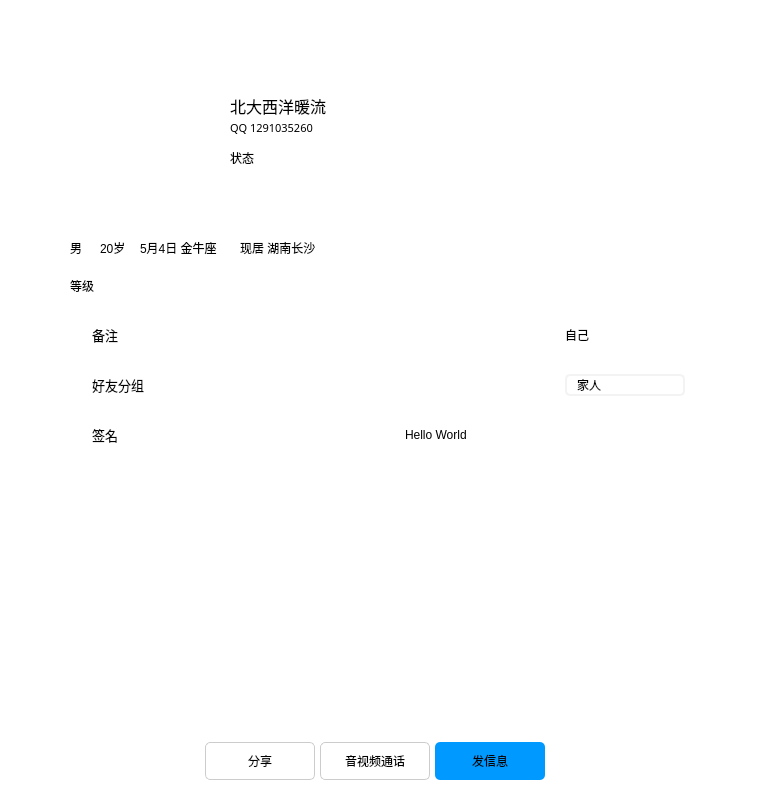
      <widget class="QWidget" name="FriendCard">
       <property name="styleSheet">
        <string notr="true">background-color: rgb(255, 255, 255);</string>
       </property>
       <widget class="QWidget" name="FriendCard_1" native="true">
        <property name="geometry">
         <rect>
          <x>0</x>
          <y>0</y>
          <width>755</width>
          <height>310</height>
         </rect>
        </property>
        <property name="minimumSize">
         <size>
          <width>755</width>
          <height>310</height>
         </size>
        </property>
        <property name="maximumSize">
         <size>
          <width>755</width>
          <height>310</height>
         </size>
        </property>
        <layout class="QVBoxLayout" name="verticalLayout_5">
         <property name="spacing">
          <number>0</number>
         </property>
         <property name="leftMargin">
          <number>0</number>
         </property>
         <property name="topMargin">
          <number>0</number>
         </property>
         <property name="rightMargin">
          <number>0</number>
         </property>
         <property name="bottomMargin">
          <number>0</number>
         </property>
         <item>
          <widget class="QWidget" name="FriendCard_1_1" native="true">
           <property name="minimumSize">
            <size>
             <width>755</width>
             <height>230</height>
            </size>
           </property>
           <property name="maximumSize">
            <size>
             <width>755</width>
             <height>230</height>
            </size>
           </property>
           <widget class="RoundLabel" name="FriendCard_Head">
            <property name="geometry">
             <rect>
              <x>80</x>
              <y>80</y>
              <width>125</width>
              <height>125</height>
             </rect>
            </property>
            <property name="minimumSize">
             <size>
              <width>125</width>
              <height>125</height>
             </size>
            </property>
            <property name="maximumSize">
             <size>
              <width>125</width>
              <height>125</height>
             </size>
            </property>
            <property name="text">
             <string/>
            </property>
            <property name="pixmap">
             <pixmap resource="../IMClient.qrc">:/res/head/head1.jpg</pixmap>
            </property>
            <property name="scaledContents">
             <bool>true</bool>
            </property>
           </widget>
           <widget class="QLabel" name="FriendCard_Name">
            <property name="geometry">
             <rect>
              <x>230</x>
              <y>90</y>
              <width>151</width>
              <height>31</height>
             </rect>
            </property>
            <property name="font">
             <font>
              <pointsize>12</pointsize>
             </font>
            </property>
            <property name="text">
             <string>北大西洋暖流</string>
            </property>
           </widget>
           <widget class="QLabel" name="FriendCard_Id">
            <property name="geometry">
             <rect>
              <x>230</x>
              <y>120</y>
              <width>101</width>
              <height>16</height>
             </rect>
            </property>
            <property name="font">
             <font>
              <family>新宋体</family>
              <pointsize>8</pointsize>
             </font>
            </property>
            <property name="text">
             <string>QQ 1291035260</string>
            </property>
           </widget>
           <widget class="QLabel" name="FriendCard_Status">
            <property name="geometry">
             <rect>
              <x>230</x>
              <y>150</y>
              <width>54</width>
              <height>16</height>
             </rect>
            </property>
            <property name="text">
             <string>状态</string>
            </property>
           </widget>
          </widget>
         </item>
         <item>
          <widget class="QWidget" name="FriendCard_1_2" native="true">
           <property name="minimumSize">
            <size>
             <width>755</width>
             <height>80</height>
            </size>
           </property>
           <property name="maximumSize">
            <size>
             <width>755</width>
             <height>80</height>
            </size>
           </property>
           <widget class="QLabel" name="FriendCard_Sex">
            <property name="geometry">
             <rect>
              <x>70</x>
              <y>10</y>
              <width>21</width>
              <height>16</height>
             </rect>
            </property>
            <property name="text">
             <string>男</string>
            </property>
           </widget>
           <widget class="QLabel" name="FriendCard_Age">
            <property name="geometry">
             <rect>
              <x>100</x>
              <y>10</y>
              <width>31</width>
              <height>16</height>
             </rect>
            </property>
            <property name="styleSheet">
             <string notr="true">border-right-color: rgb(177, 255, 144);</string>
            </property>
            <property name="text">
             <string>20岁</string>
            </property>
           </widget>
           <widget class="QLabel" name="FriendCard_Birthday">
            <property name="geometry">
             <rect>
              <x>140</x>
              <y>10</y>
              <width>81</width>
              <height>16</height>
             </rect>
            </property>
            <property name="text">
             <string>5月4日 金牛座</string>
            </property>
           </widget>
           <widget class="QLabel" name="FriendCard_Address">
            <property name="geometry">
             <rect>
              <x>240</x>
              <y>10</y>
              <width>121</width>
              <height>16</height>
             </rect>
            </property>
            <property name="text">
             <string>现居 湖南长沙</string>
            </property>
           </widget>
           <widget class="QLabel" name="FriendCard_Grade">
            <property name="geometry">
             <rect>
              <x>70</x>
              <y>40</y>
              <width>251</width>
              <height>31</height>
             </rect>
            </property>
            <property name="text">
             <string>等级</string>
            </property>
           </widget>
          </widget>
         </item>
        </layout>
       </widget>
       <widget class="QWidget" name="FriendCard_2" native="true">
        <property name="geometry">
         <rect>
          <x>0</x>
          <y>310</y>
          <width>755</width>
          <height>410</height>
         </rect>
        </property>
        <property name="minimumSize">
         <size>
          <width>755</width>
          <height>410</height>
         </size>
        </property>
        <property name="maximumSize">
         <size>
          <width>755</width>
          <height>410</height>
         </size>
        </property>
        <widget class="QWidget" name="FriendCard_RemarkWidget" native="true">
         <property name="geometry">
          <rect>
           <x>70</x>
           <y>0</y>
           <width>615</width>
           <height>50</height>
          </rect>
         </property>
         <property name="minimumSize">
          <size>
           <width>615</width>
           <height>50</height>
          </size>
         </property>
         <property name="maximumSize">
          <size>
           <width>615</width>
           <height>50</height>
          </size>
         </property>
         <layout class="QHBoxLayout" name="horizontalLayout">
          <item>
           <widget class="QLabel" name="FriendCard_RemarkIcon">
            <property name="minimumSize">
             <size>
              <width>16</width>
              <height>16</height>
             </size>
            </property>
            <property name="maximumSize">
             <size>
              <width>16</width>
              <height>16</height>
             </size>
            </property>
            <property name="text">
             <string/>
            </property>
            <property name="pixmap">
             <pixmap resource="../IMClient.qrc">:/res/bubble/ico/editor.svg</pixmap>
            </property>
            <property name="scaledContents">
             <bool>true</bool>
            </property>
           </widget>
          </item>
          <item>
           <widget class="QLabel" name="FriendCard_RemarkLab">
            <property name="font">
             <font>
              <pointsize>10</pointsize>
             </font>
            </property>
            <property name="text">
             <string>备注</string>
            </property>
           </widget>
          </item>
          <item>
           <widget class="QLabel" name="FriendCard_RemarkText">
            <property name="minimumSize">
             <size>
              <width>120</width>
              <height>0</height>
             </size>
            </property>
            <property name="maximumSize">
             <size>
              <width>120</width>
              <height>16777215</height>
             </size>
            </property>
            <property name="text">
             <string>自己</string>
            </property>
           </widget>
          </item>
         </layout>
        </widget>
        <widget class="QWidget" name="FriendCard_PacketWidget" native="true">
         <property name="geometry">
          <rect>
           <x>70</x>
           <y>50</y>
           <width>615</width>
           <height>50</height>
          </rect>
         </property>
         <property name="minimumSize">
          <size>
           <width>615</width>
           <height>50</height>
          </size>
         </property>
         <property name="maximumSize">
          <size>
           <width>615</width>
           <height>50</height>
          </size>
         </property>
         <layout class="QHBoxLayout" name="horizontalLayout_2">
          <item>
           <widget class="QLabel" name="FriendCard_PacketIcon">
            <property name="minimumSize">
             <size>
              <width>16</width>
              <height>16</height>
             </size>
            </property>
            <property name="maximumSize">
             <size>
              <width>16</width>
              <height>16</height>
             </size>
            </property>
            <property name="text">
             <string/>
            </property>
            <property name="pixmap">
             <pixmap resource="../IMClient.qrc">:/res/QQIcon/friendNormal.png</pixmap>
            </property>
            <property name="scaledContents">
             <bool>true</bool>
            </property>
           </widget>
          </item>
          <item>
           <widget class="QLabel" name="FriendCard_PacketLab">
            <property name="font">
             <font>
              <pointsize>10</pointsize>
             </font>
            </property>
            <property name="text">
             <string>好友分组</string>
            </property>
           </widget>
          </item>
          <item>
           <widget class="QComboBox" name="FriendCard_PacketText">
            <property name="minimumSize">
             <size>
              <width>0</width>
              <height>0</height>
             </size>
            </property>
            <property name="maximumSize">
             <size>
              <width>120</width>
              <height>16777215</height>
             </size>
            </property>
            <property name="styleSheet">
             <string notr="true">QComboBox {
    border: 1px solid #ccc; /* 边框样式，可根据需要调整 */
    border-radius: 5px;    /* 设置边框的圆角半径 */
}

/*QCombobox主体*/
QComboBox {
    border: 2px solid #f3f3f3;/*设置线宽*/
	/*background-color: rgb(237, 242, 255);背景颜色*/
    /*border-radius: 15px;圆角*/
    padding: 1px 2px 1px 2px;  /*针对于组合框中的文本内容*/
	text-align:bottom;
    /*min-height: 5em;*/

	border-style:solid;/*边框为实线型*/
	/*border-width:2px;边框宽度*/
	/*border-color:rgb(77, 123, 255);边框颜色*/

	padding-left: 10px;/*左侧边距*/
}
/*QCombobox右侧按钮*/
QComboBox::drop-down {
    subcontrol-origin: padding;
    subcontrol-position: top right;/*放于右方顶部*/

    border-top-right-radius: 3px;/*设置边框圆角*/
    border-bottom-right-radius: 3px;
/*padding-right: 50px;*/
}
/*QCombobox右侧按钮的箭头图标*/
QComboBox::down-arrow {
	border-image: url(:/res/icon/xiala.png);/*自定义图片填充*/
	width: 10px;/*设置该图标的宽高*/
	height: 10px;
}


/* 下拉后，整个下拉窗体样式 */
QComboBox QAbstractItemView {
    border: 2px solid #f3f3f3;/*边框宽度、线形、颜色*/
	background-color: rgba(237, 242, 255, 1);/*背景颜色*/
    border-radius: 15px;/*圆角*/
    padding: 1px 2px 1px 2px;  /*针对于组合框中的文本内容*/
    min-width: 9em;   /*# 组合框的最小宽度*/
}

/* 下拉后，整个下拉窗体每项的样式 */
QComboBox QAbstractItemView::item {
	border-radius: 15px;/*圆角*/
    height: 30px;   /* 项的高度（设置pComboBox-&gt;setView(new QListView());后，该项才起作用） */
	background-color: rgb(237, 242, 255);

}

/*以下部分不知为何不生效，有待调试*/
/* 下拉后，整个下拉窗体越过每项的样式 */
QComboBox QAbstractItemView::item:hover {
    color: #FFFFF0;
       /* 整个下拉窗体越过每项的背景色 */
	background-color: rgb(98, 0, 255);
}

/* 下拉后，整个下拉窗体被选择的每项的样式 */
QComboBox QAbstractItemView::item:selected {
    color: #FFFFF0;
	background-color: rgb(0, 85, 200);
}</string>
            </property>
            <item>
             <property name="text">
              <string>家人</string>
             </property>
            </item>
            <item>
             <property name="text">
              <string>朋友</string>
             </property>
            </item>
            <item>
             <property name="text">
              <string>同学</string>
             </property>
            </item>
            <item>
             <property name="text">
              <string>老师</string>
             </property>
            </item>
           </widget>
          </item>
         </layout>
        </widget>
        <widget class="QWidget" name="FriendCard_SignatureWidget" native="true">
         <property name="geometry">
          <rect>
           <x>70</x>
           <y>100</y>
           <width>615</width>
           <height>50</height>
          </rect>
         </property>
         <property name="minimumSize">
          <size>
           <width>615</width>
           <height>50</height>
          </size>
         </property>
         <property name="maximumSize">
          <size>
           <width>615</width>
           <height>50</height>
          </size>
         </property>
         <layout class="QHBoxLayout" name="horizontalLayout_3">
          <item>
           <widget class="QLabel" name="FriendCard_SignatureIcon">
            <property name="minimumSize">
             <size>
              <width>16</width>
              <height>16</height>
             </size>
            </property>
            <property name="maximumSize">
             <size>
              <width>16</width>
              <height>16</height>
             </size>
            </property>
            <property name="text">
             <string/>
            </property>
            <property name="pixmap">
             <pixmap resource="../IMClient.qrc">:/res/icon/pen.png</pixmap>
            </property>
            <property name="scaledContents">
             <bool>true</bool>
            </property>
           </widget>
          </item>
          <item>
           <widget class="QLabel" name="FriendCard_SignatureLab">
            <property name="font">
             <font>
              <pointsize>10</pointsize>
             </font>
            </property>
            <property name="text">
             <string>签名</string>
            </property>
           </widget>
          </item>
          <item>
           <widget class="QLabel" name="FriendCard_SignatureText">
            <property name="minimumSize">
             <size>
              <width>280</width>
              <height>0</height>
             </size>
            </property>
            <property name="maximumSize">
             <size>
              <width>280</width>
              <height>16777215</height>
             </size>
            </property>
            <property name="text">
             <string>Hello World</string>
            </property>
           </widget>
          </item>
         </layout>
        </widget>
       </widget>
       <widget class="QWidget" name="FriendCard_3" native="true">
        <property name="geometry">
         <rect>
          <x>0</x>
          <y>720</y>
          <width>755</width>
          <height>80</height>
         </rect>
        </property>
        <property name="minimumSize">
         <size>
          <width>755</width>
          <height>80</height>
         </size>
        </property>
        <property name="maximumSize">
         <size>
          <width>755</width>
          <height>80</height>
         </size>
        </property>
        <widget class="QWidget" name="FriendCard_BtnWidget" native="true">
         <property name="geometry">
          <rect>
           <x>200</x>
           <y>20</y>
           <width>350</width>
           <height>42</height>
          </rect>
         </property>
         <property name="minimumSize">
          <size>
           <width>350</width>
           <height>42</height>
          </size>
         </property>
         <property name="maximumSize">
          <size>
           <width>350</width>
           <height>42</height>
          </size>
         </property>
         <layout class="QHBoxLayout" name="horizontalLayout_4">
          <property name="spacing">
           <number>0</number>
          </property>
          <property name="leftMargin">
           <number>0</number>
          </property>
          <property name="topMargin">
           <number>2</number>
          </property>
          <property name="rightMargin">
           <number>0</number>
          </property>
          <property name="bottomMargin">
           <number>2</number>
          </property>
          <item>
           <widget class="QPushButton" name="FriendCard_SharedBtn">
            <property name="minimumSize">
             <size>
              <width>110</width>
              <height>38</height>
             </size>
            </property>
            <property name="maximumSize">
             <size>
              <width>110</width>
              <height>38</height>
             </size>
            </property>
            <property name="styleSheet">
             <string notr="true">border-radius: 5px;
border: 1px solid red;
border-color: rgb(204, 204, 204);
</string>
            </property>
            <property name="text">
             <string>分享</string>
            </property>
           </widget>
          </item>
          <item>
           <widget class="QPushButton" name="FriendCard_CallBtn">
            <property name="minimumSize">
             <size>
              <width>110</width>
              <height>38</height>
             </size>
            </property>
            <property name="maximumSize">
             <size>
              <width>110</width>
              <height>38</height>
             </size>
            </property>
            <property name="styleSheet">
             <string notr="true">border-radius: 5px;
border: 1px solid red;
border-color: rgb(204, 204, 204);
</string>
            </property>
            <property name="text">
             <string>音视频通话</string>
            </property>
           </widget>
          </item>
          <item>
           <widget class="QPushButton" name="FriendCard_SendMsgBtn">
            <property name="minimumSize">
             <size>
              <width>110</width>
              <height>38</height>
             </size>
            </property>
            <property name="maximumSize">
             <size>
              <width>110</width>
              <height>38</height>
             </size>
            </property>
            <property name="styleSheet">
             <string notr="true">background-color: rgb(0, 153, 255);
border-radius: 5px;</string>
            </property>
            <property name="text">
             <string>发信息</string>
            </property>
           </widget>
          </item>
         </layout>
        </widget>
       </widget>
      </widget>
